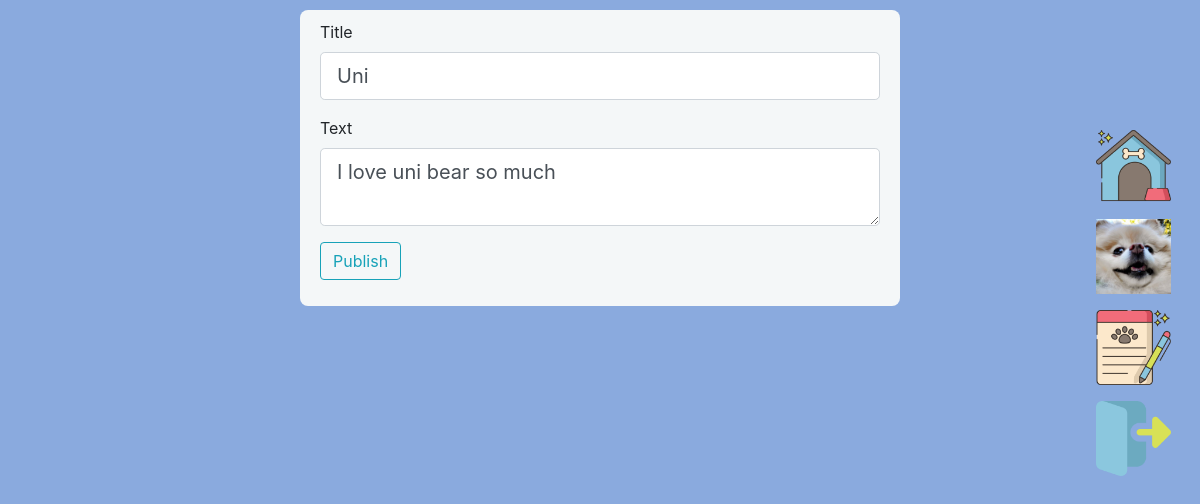
The app's page /1/update (signed in) with its own data.
### dawgblawg/models.py (models this page shows, shortened)
class User(db.Model,UserMixin):
    __tablename__= 'users'
    id = db.Column(db.Integer,primary_key=True)
    profile_image = db.Column(db.String(64),default='default_profile.png')
    email = db.Column(db.String(64),unique=True,index=True)
    username = db.Column(db.String(64),unique=True,index=True)
    password_hash = db.Column(db.String(128))
    posts = db.relationship('BlogPost',backref='author',lazy=True)

class BlogPost(db.Model):
    users = db.relationship(User)
    id = db.Column(db.Integer,primary_key=True)
    user_id = db.Column(db.Integer,db.ForeignKey('users.id'),nullable=False)
    date = db.Column(db.DateTime,nullable=False,default=datetime.utcnow)
    title = db.Column(db.String(140),nullable=False)
    text = db.Column(db.Text,nullable=False)

### dawgblawg/blog_posts/views.py (the view)
@blog_posts.route("/<int:blog_post_id>/update", methods=['GET', 'POST'])
@login_required
def update(blog_post_id):
    blog_post = BlogPost.query.get_or_404(blog_post_id)
    if blog_post.author != current_user:
        abort(403)
    form = BlogPostForm()
    if form.validate_on_submit():
        blog_post.title = form.title.data
        blog_post.text = form.text.data
        db.session.commit()
        flash('Post Updated')
        return redirect(url_for('blog_posts.blog_post', blog_post_id=blog_post.id))
    elif request.method == 'GET':
        form.title.data = blog_post.title
        form.text.data = blog_post.text
    return render_template('create_post.html', title='Update',
                           form=form)

### dawgblawg/blog_posts/forms.py
class BlogPostForm(FlaskForm):
    title = StringField('Title', validators=[DataRequired()])
    text = TextAreaField('Text', validators=[DataRequired()])
    submit = SubmitField('Publish')

### dawgblawg/models.py (called while the page is built)
@login_manager.user_loader
def load_user(user_id):
    return User.query.get(user_id)

### dawgblawg/templates/create_post.html (shortened to what this page needs)
{% extends "base.html" %}
{% block content %}
  <div class="container">
    <form class="form-group" method="POST">
      <div class="form-group">
        {{form.title.label(class="form-control-label")}}
        {{form.title(class="form-control form-control-lg")}}
      </div>
      <div class="form-group">
        {{form.text.label(class="form-control-label")}}
        {{form.text(class="form-control form-control-lg")}}
      </div>
      <div class="form-group">
        {{form.submit(class="btn btn-outline-info")}}
      </div>
    </form>
  </div>
{% endblock %}

### dawgblawg/templates/base.html (shortened to what this page needs)
<!DOCTYPE html>
<html lang="en" dir="ltr">
  <head>
    <link rel="stylesheet" href="https://maxcdn.bootstrapcdn.com/bootstrap/4.0.0/css/bootstrap.min.css">
    <link rel="stylesheet" type="text/css" href="{{ url_for('static', filename='style.css') }}">
  </head>
  <body>
  <ul class="nav">
    <li class="nav-item">
      <a class="nav-link hvr-wobble-horizontal" title="Home" href="{{ url_for('core.index') }}"><img class="nav-icon" src="../static/home-icon.png"></img></a>
    </li>
      {% if current_user.is_authenticated %}
      <li class='nav-link hvr-wobble-horizontal'><a title="My Account" href="{{ url_for('users.account') }}"><img class="nav-icon" src="{{url_for('static',filename='profile_pics/'+ current_user.profile_image)}}"></a></li>
      <li class='nav-link hvr-wobble-horizontal'><a title="Create Post" href="{{ url_for('blog_posts.create_post')}}"><img class="nav-icon" src="../static/register-icon.png"></a></li>
      <li class="nav-link hvr-wobble-horizontal"><a title="Logout" href="{{ url_for('users.logout') }}"><img class="nav-icon" src="../static/logout-icon.png"></a></li>
    </ul>
      {% endif %}
  {% block content %}
  {% endblock %}
  </body>
</html>

### dawgblawg/static/style.css (style rules this page uses)
html,body { background-color: #8aaade; }
form { max-width: 600px; margin: 10px auto; padding: 10px 20px; background: #f4f7f8; border-radius: 8px; }
.nav { width: 130px; position: fixed; z-index: 1; top: 100px; right: 10px; overflow-x: hidden; padding: 20px 20px; }
.nav a { display: block; }
.nav-icon { height: 75px; width: 75px; }
.hvr-wobble-horizontal { display: inline-block; vertical-align: middle; -webkit-transform: perspective(1px) translateZ(0); transform: perspective(1px) translateZ(0); box-shadow: 0 0 1px rgba(0, 0, 0, 0); }

### records on screen
User: profile_image (picture)
BlogPost: title "Uni", text "I love uni bear so much"
